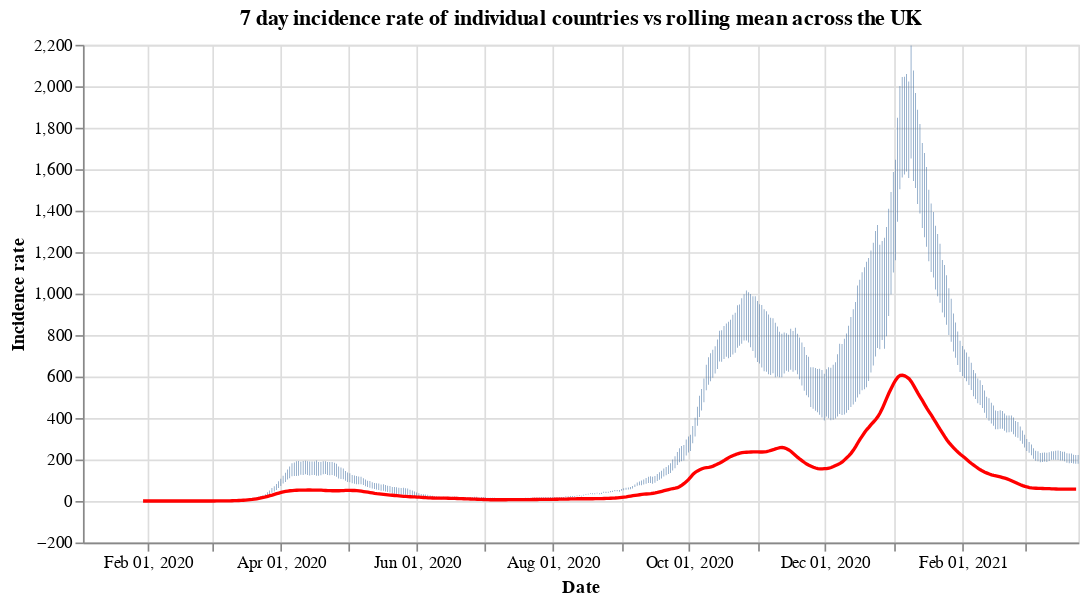

Here is the notebook cell this chart was saved with:
### Code cell
#collapse
countries = uk_cases['areaName'].unique()
countries.sort()

selection = alt.selection_single(
    name='Select',
    fields=['areaName'],
    init={'areaName': 'Wales'},
    bind={'areaName': alt.binding_select(options=countries)}
)

# scatter plot, modify opacity based on selection
bars = alt.Chart(uk_cases).mark_bar().add_selection(
    selection
).encode(
    x=alt.X("yearmonthdate(date):T", axis=alt.Axis(title='Date')),
    y=alt.Y("weeklyCasesRate:Q", axis=alt.Axis(title='Incidence rate')),
    tooltip='weeklyCasesRate:Q',
    opacity=alt.condition(selection, alt.value(1), alt.value(0))
).properties(title=f'7 day incidence rate of individual countries vs rolling mean across the UK', width=600)

line = alt.Chart(overview_cases).mark_line(
    color='red',
    size=2,
).transform_window(
    rolling_mean='mean(weeklyCasesRate)',
    frame=[0, 7]
).encode(
    x='yearmonthdate(date):T',
    y='rolling_mean:Q'
)

alt.layer(bars, line)

### Figure 1 — Vega-Lite specification as saved in the notebook (floating-point values rounded to 4 significant figures; data arrays with more than 128 entries replaced by an {"elided": "..."} marker saying what was removed)
{"config": {"view": {"continuousWidth": 400, "continuousHeight": 300}}, "layer": [{"data": {"name": "data-8ce9d83621603f04492626aeece18e5b"}, "mark": "bar", "encoding": {"opacity": {"condition": {"value": 1, "selection": "Select"}, "value": 0}, "tooltip": {"type": "quantitative", "field": "weeklyCasesRate"}, "x": {"type": "temporal", "axis": {"title": "Date"}, "field": "date", "timeUnit": "yearmonthdate"}, "y": {"type": "quantitative", "axis": {"title": "Incidence rate"}, "field": "weeklyCasesRate"}}, "selection": {"Select": {"type": "single", "fields": ["areaName"], "init": {"areaName": "Wales"}, "bind": {"areaName": {"input": "select", "options": ["England", "Northern Ireland", "Scotland", "Wales"]}}}}, "title": "7 day incidence rate of individual countries vs rolling mean across the UK", "width": 600}, {"data": {"name": "data-32e6c834cd04f6bd0e20e1330031a2eb"}, "mark": {"type": "line", "color": "red", "size": 2}, "encoding": {"x": {"type": "temporal", "field": "date", "timeUnit": "yearmonthdate"}, "y": {"type": "quantitative", "field": "rolling_mean"}}, "transform": [{"window": [{"op": "mean", "field": "weeklyCasesRate", "as": "rolling_mean"}], "frame": [0, 7]}]}], "$schema": "https://vega.github.io/schema/vega-lite/v4.8.1.json", "datasets": {"data-8ce9d83621603f04492626aeece18e5b": {"elided": "1788 records"}, "data-32e6c834cd04f6bd0e20e1330031a2eb": {"elided": "420 records"}}}
